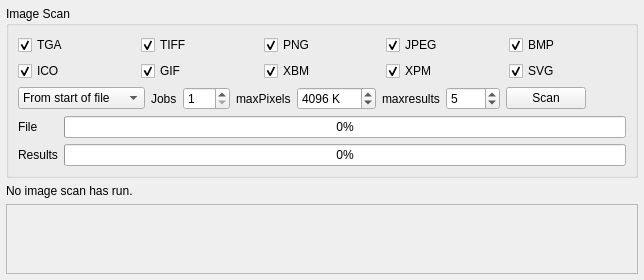
<?xml version="1.0" encoding="UTF-8"?>
<ui version="4.0">
 <class>DataViewImage</class>
 <widget class="QWidget" name="DataViewImage">
  <layout class="QVBoxLayout" name="dataViewImageLayout">
   <property name="leftMargin">
    <number>6</number>
   </property>
   <property name="topMargin">
    <number>6</number>
   </property>
   <property name="rightMargin">
    <number>6</number>
   </property>
   <property name="bottomMargin">
    <number>6</number>
   </property>
   <item>
    <widget class="QGroupBox" name="imageControlsGroupBox">
     <property name="title">
      <string>Image Scan</string>
     </property>
     <layout class="QVBoxLayout" name="imageControlsLayout">
      <item>
       <layout class="QGridLayout" name="formatGridLayout">
        <item row="0" column="0">
         <widget class="QCheckBox" name="tgaCheckBox">
          <property name="text">
           <string>TGA</string>
          </property>
          <property name="checked">
           <bool>true</bool>
          </property>
         </widget>
        </item>
        <item row="0" column="1">
         <widget class="QCheckBox" name="tiffCheckBox">
          <property name="text">
           <string>TIFF</string>
          </property>
          <property name="checked">
           <bool>true</bool>
          </property>
         </widget>
        </item>
        <item row="0" column="2">
         <widget class="QCheckBox" name="pngCheckBox">
          <property name="text">
           <string>PNG</string>
          </property>
          <property name="checked">
           <bool>true</bool>
          </property>
         </widget>
        </item>
        <item row="0" column="3">
         <widget class="QCheckBox" name="jpegCheckBox">
          <property name="text">
           <string>JPEG</string>
          </property>
          <property name="checked">
           <bool>true</bool>
          </property>
         </widget>
        </item>
        <item row="0" column="4">
         <widget class="QCheckBox" name="bmpCheckBox">
          <property name="text">
           <string>BMP</string>
          </property>
          <property name="checked">
           <bool>true</bool>
          </property>
         </widget>
        </item>
        <item row="1" column="0">
         <widget class="QCheckBox" name="icoCheckBox">
          <property name="text">
           <string>ICO</string>
          </property>
          <property name="checked">
           <bool>true</bool>
          </property>
         </widget>
        </item>
        <item row="1" column="1">
         <widget class="QCheckBox" name="gifCheckBox">
          <property name="text">
           <string>GIF</string>
          </property>
          <property name="checked">
           <bool>true</bool>
          </property>
         </widget>
        </item>
        <item row="1" column="2">
         <widget class="QCheckBox" name="xbmCheckBox">
          <property name="text">
           <string>XBM</string>
          </property>
          <property name="checked">
           <bool>true</bool>
          </property>
         </widget>
        </item>
        <item row="1" column="3">
         <widget class="QCheckBox" name="xpmCheckBox">
          <property name="text">
           <string>XPM</string>
          </property>
          <property name="checked">
           <bool>true</bool>
          </property>
         </widget>
        </item>
        <item row="1" column="4">
         <widget class="QCheckBox" name="svgCheckBox">
          <property name="text">
           <string>SVG</string>
          </property>
          <property name="checked">
           <bool>true</bool>
          </property>
         </widget>
        </item>
       </layout>
      </item>
      <item>
       <layout class="QHBoxLayout" name="scanControlsLayout">
        <item>
         <widget class="QComboBox" name="scopeComboBox">
          <item>
           <property name="text">
            <string>From start of file</string>
           </property>
          </item>
          <item>
           <property name="text">
            <string>From Here</string>
           </property>
          </item>
          <item>
           <property name="text">
            <string>Only visible buffer</string>
           </property>
          </item>
         </widget>
        </item>
        <item>
         <widget class="QLabel" name="jobsLabel">
          <property name="text">
           <string>Jobs</string>
          </property>
         </widget>
        </item>
        <item>
         <widget class="QSpinBox" name="jobsSpinBox">
          <property name="minimum">
           <number>1</number>
          </property>
          <property name="maximum">
           <number>256</number>
          </property>
          <property name="value">
           <number>1</number>
          </property>
         </widget>
        </item>
        <item>
         <widget class="QLabel" name="maxPixelsLabel">
          <property name="text">
           <string>maxPixels</string>
          </property>
         </widget>
        </item>
        <item>
         <widget class="QSpinBox" name="maxPixelsKSpinBox">
          <property name="suffix">
           <string> K</string>
          </property>
          <property name="minimum">
           <number>1</number>
          </property>
          <property name="maximum">
           <number>100000000</number>
          </property>
          <property name="value">
           <number>4096</number>
          </property>
         </widget>
        </item>
        <item>
         <widget class="QLabel" name="maxResultsLabel">
          <property name="text">
           <string>maxresults</string>
          </property>
         </widget>
        </item>
        <item>
         <widget class="QSpinBox" name="maxResultsSpinBox">
          <property name="minimum">
           <number>0</number>
          </property>
          <property name="maximum">
           <number>1000</number>
          </property>
          <property name="value">
           <number>5</number>
          </property>
         </widget>
        </item>
        <item>
         <widget class="QPushButton" name="scanButton">
          <property name="text">
           <string>Scan</string>
          </property>
         </widget>
        </item>
        <item>
         <spacer name="scanControlsSpacer">
          <property name="orientation">
           <enum>Qt::Horizontal</enum>
          </property>
          <property name="sizeHint" stdset="0">
           <size>
            <width>40</width>
            <height>20</height>
           </size>
          </property>
         </spacer>
        </item>
       </layout>
      </item>
      <item>
       <layout class="QGridLayout" name="progressGridLayout">
        <item row="0" column="0">
         <widget class="QLabel" name="fileProgressLabel">
          <property name="text">
           <string>File</string>
          </property>
         </widget>
        </item>
        <item row="0" column="1">
         <widget class="QProgressBar" name="fileProgressBar">
          <property name="maximum">
           <number>1000</number>
          </property>
          <property name="value">
           <number>0</number>
          </property>
          <property name="textVisible">
           <bool>true</bool>
          </property>
         </widget>
        </item>
        <item row="1" column="0">
         <widget class="QLabel" name="resultsProgressLabel">
          <property name="text">
           <string>Results</string>
          </property>
         </widget>
        </item>
        <item row="1" column="1">
         <widget class="QProgressBar" name="resultsProgressBar">
          <property name="maximum">
           <number>1000</number>
          </property>
          <property name="value">
           <number>0</number>
          </property>
         </widget>
        </item>
       </layout>
      </item>
     </layout>
    </widget>
   </item>
   <item>
    <widget class="QLabel" name="statusLabel">
     <property name="text">
      <string>No image scan has run.</string>
     </property>
     <property name="wordWrap">
      <bool>true</bool>
     </property>
    </widget>
   </item>
   <item>
    <widget class="QScrollArea" name="resultsScrollArea">
     <property name="widgetResizable">
      <bool>true</bool>
     </property>
     <widget class="QWidget" name="resultsContainer">
      <property name="geometry">
       <rect>
        <x>0</x>
        <y>0</y>
        <width>520</width>
        <height>320</height>
       </rect>
      </property>
      <layout class="QVBoxLayout" name="resultsLayout">
       <property name="leftMargin">
        <number>4</number>
       </property>
       <property name="topMargin">
        <number>4</number>
       </property>
       <property name="rightMargin">
        <number>4</number>
       </property>
       <property name="bottomMargin">
        <number>4</number>
       </property>
       <item>
        <spacer name="resultsSpacer">
         <property name="orientation">
          <enum>Qt::Vertical</enum>
         </property>
         <property name="sizeHint" stdset="0">
          <size>
           <width>20</width>
           <height>40</height>
          </size>
         </property>
        </spacer>
       </item>
      </layout>
     </widget>
    </widget>
   </item>
  </layout>
 </widget>
 <resources/>
 <connections/>
</ui>
